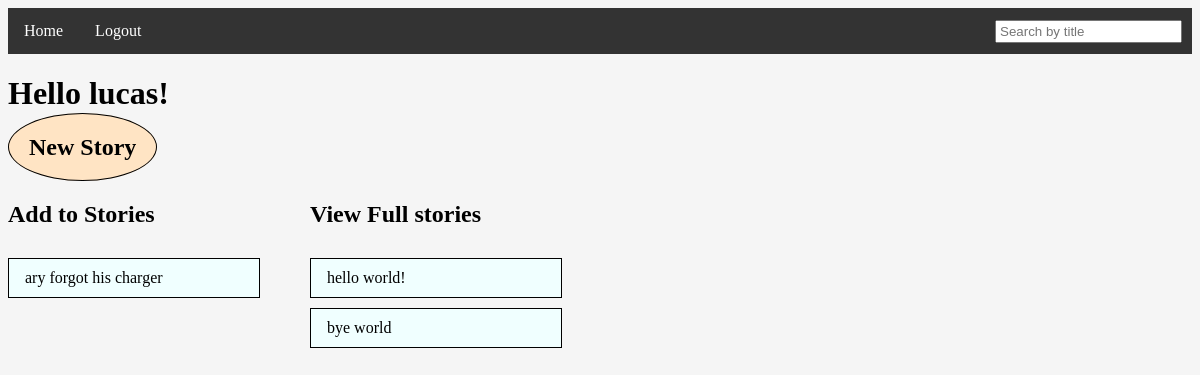
Screenshot of / (signed in) with the database file from the repository.
### tables this page shows
CREATE TABLE Users (ID INTEGER PRIMARY KEY AUTOINCREMENT, Username TEXT, Password TEXT);

CREATE TABLE Stories (ID INTEGER PRIMARY KEY AUTOINCREMENT, Title TEXT, FullStory TEXT, LatestUpdate TEXT);

### __init__.py (the view)
@app.route('/', methods=['GET', 'POST'])
def landing():
    if logged_in():
        username = session['username']
        viewable_stories, editable_stories = db_builder.split_viewable_stories(username)
        filter=""
        if request.method == "POST":
            filter = request.form["search"]
            viewable_stories = [(id, title) for id, title in viewable_stories if filter.lower() in title.lower()]
            editable_stories = [(id, title) for id, title in editable_stories if filter.lower() in title.lower()]
        return render_template('index.html', username=username, viewable=viewable_stories, edtiable=editable_stories, search=filter)
    else:
        return render_template('intro.html')

### __init__.py (called while the page is built)
def logged_in():
    return session.get('username') is not None

### db_builder.py (called while the page is built)
def split_viewable_stories(username):
    db = sqlite3.connect(DB_FILE) #open if file exists, otherwise create
    c = db.cursor()               #facilitate db ops -- you will use cursor to trigger db events
    c.execute("SELECT ID FROM Stories")
    all_story_ids = set([entry[0] for entry in c.fetchall()])
    user_id = get_id(username)
    c.execute("SELECT StoryID FROM Contributions WHERE UserID=?", [user_id])
    contributed_story_id_set = set([entry[0] for entry in c.fetchall()])
    viewable_story_list = [(story_id, get_story_title_by_id(story_id)) for story_id in contributed_story_id_set]
    editable_story_list = [(story_id, get_story_title_by_id(story_id)) for story_id in all_story_ids.difference(contributed_story_id_set)]
    db.commit() #save changes
    db.close()  #close database
    return (viewable_story_list, editable_story_list)

def get_story_title_by_id(story_id):
    db = sqlite3.connect(DB_FILE)  # open if file exists, otherwise create
    c = db.cursor()
    c.execute("SELECT Title FROM Stories WHERE ID=?", [story_id])
    title = c.fetchone()[0]
    db.commit()
    db.close()
    return title

def get_id(username):
    db = sqlite3.connect(DB_FILE) #open if file exists, otherwise create
    c = db.cursor()               #facilitate db ops -- you will use cursor to trigger db events
    user_ID = None
    c.execute("SELECT ID FROM Users WHERE Username=?", [username])
    row = c.fetchone()
    if row is not None:
        user_ID = row[0]
    return user_ID

### templates/index.html (shortened to what this page needs)
<!DOCTYPE html>
<html lang="en" dir="ltr">
    <head>
        <link rel="stylesheet" href="/static/styles/stylesheet.css"">
        <ul class="nav">
            <li class="nav"><a class="nav" href="/">Home</a></li>
            <li class="nav"><a class="nav" href="/logout">Logout</a></li>
            <li class="search">
                <form action="/" method="post">
                    <input class="search" type="text" name="search" placeholder="Search by title" value="{{ search }}">
                </form>
            </li>
        </ul>
    </head>
    <body>
        <h1>Hello {{username}}!</h1>
        <h2><a class="newstory" href="/new">New Story</a></h2>
        <div class="story" style="padding-right: 50px;">
            <h2>Add to Stories</h2>
            <ul class="story">
                {%for id, title in edtiable%}
                    <li class="story"><a class="story" href="/{{id}}/edit">{{title}}</a></li>
                {%endfor%}
            </ul>
        </div>
        <div class="story">
            <h2>View Full stories</h2>
            <ul class="story">
                {%for id, title in viewable%}
                    <li class="story"><a class="story" href="/{{id}}">{{title}}</a></li>
                {%endfor%}
            </ul>
        </div>
    </body>
</html>

### static/styles/stylesheet.css (style rules this page uses)
body { background-color: #f5f5f5; }
ul.nav { list-style-type: none; margin: 0; padding: 0; overflow: hidden; background-color: #333; }
li.nav { float: left; }
li a.nav { display: block; color: white; text-align: center; padding: 14px 16px; text-decoration: none; }
ul.story { list-style-type: none; margin: 0; padding: 0; overflow: hidden; }
li.story { border: 1px solid black; padding: 10px 0px; float: none; background-color: azure; margin-top: 10px; width: 250px; overflow-wrap: break-word; word-wrap: break-word; }
li a.story { padding: 14px 16px; color: black; text-decoration: none; size: fit-content; }
li.search { float:right; margin-right: 10px; }
input.search { padding: 2px 3px; text-decoration: none; margin-top: 12px; }
div.story { float:left; }
.newstory { color: black; text-decoration: none; size: fit-content; border: 1px solid black; border-radius: 80%; padding: 20px; background-color: bisque; }

### rows the page displays
Users: Username "lucas"
Stories: Title "ary forgot his charger"
Stories: Title "hello world!"
Stories: Title "bye world"
